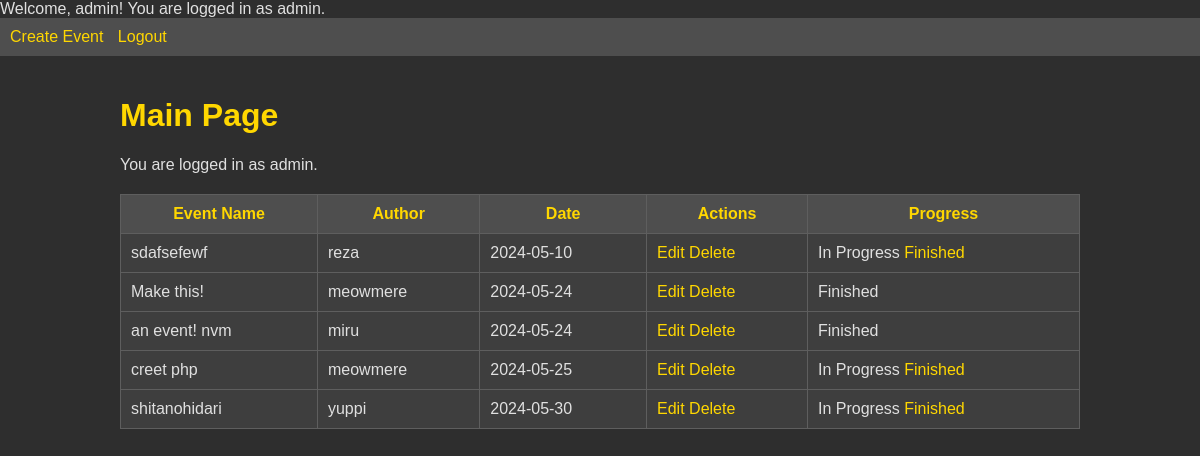
/index.php (signed in), run on the app's committed database.
### tables this page shows
CREATE TABLE `events` (
  `id` int(11) NOT NULL,
  `event_name` varchar(255) NOT NULL,
  `author` varchar(50) NOT NULL,
  `date` date NOT NULL,
  `progress` enum('In Progress','Finished','Past Deadline') NOT NULL DEFAULT 'In Progress'
);

### index.php (the view, shortened to what this page needs)
<?php
require 'config.php';
echo "Welcome, " . htmlspecialchars($_SESSION['username']) . "! You are logged in as " . htmlspecialchars($_SESSION['role']) . ".";
$stmt = $conn->prepare("SELECT id, event_name, author, date, progress FROM events ORDER BY date ASC");
$stmt->execute();
$stmt->bind_result($id, $event_name, $author, $date, $progress);
?>
<!DOCTYPE html>
<html>
<head>
    <link rel="stylesheet" href="style.css?v=<?php echo time(); ?>">
</head>
<body>
    <nav>
        <a href="create_event.php">Create Event</a>
        <a href="logout.php">Logout</a>
    </nav>
    <div class="container">
        <h1>Main Page</h1>
        <p>You are logged in as <?php echo htmlspecialchars($_SESSION['role']); ?>.</p>
        <table>
            <tr>
                <th>Event Name</th>
                <th>Author</th>
                <th>Date</th>
                <th>Actions</th>
                <th>Progress</th>
            </tr>
            <?php while ($stmt->fetch()): ?>
            <tr>
                <td><?php echo htmlspecialchars($event_name); ?></td>
                <td><?php echo htmlspecialchars($author); ?></td>
                <td><?php echo htmlspecialchars($date); ?></td>
                <td>
                    <?php if ($_SESSION['username'] == $author || $_SESSION['role'] == 'admin'): ?>
                    <a href="edit_event.php?id=<?php echo $id; ?>">Edit</a>
                    <a href="delete_event.php?id=<?php echo $id; ?>">Delete</a>
                    <?php endif; ?>
                </td>
                <td>
                    <?php echo htmlspecialchars($progress); ?>
                    <?php if ($progress == 'In Progress' && ($_SESSION['username'] == $author || $_SESSION['role'] == 'admin')): ?>
                    <a href="finish_event.php?id=<?php echo $id; ?>">Finished</a>
                    <?php endif; ?>
                </td>
            </tr>
            <?php endwhile; ?>
        </table>
    </div>
</body>
</html>

### style.css (style rules this page uses)
body { background-color: #2E2E2E; color: #E0E0E0; font-family: Arial, sans-serif; margin: 0; padding: 0; }
h1, h2, h3, h4, h5, h6 { color: #FFD700; }
a { color: #FFD700; text-decoration: none; }
.container { width: 80%; margin: 0 auto; padding: 20px; }
table { width: 100%; border-collapse: collapse; margin-top: 20px; }
th, td { padding: 10px; border: 1px solid #5E5E5E; }
th { background-color: #4E4E4E; color: #FFD700; }
td { background-color: #3E3E3E; }
nav { background-color: #4E4E4E; padding: 10px; }
nav a { margin-right: 10px; color: #FFD700; }

### data on the page
events: event_name "sdafsefewf", author "reza", date "2024-05-10", progress "In Progress"
events: event_name "Make this!", author "meowmere", date "2024-05-24", progress "Finished"
events: event_name "an event! nvm", author "miru", date "2024-05-24", progress "Finished"
events: event_name "creet php", author "meowmere", date "2024-05-25", progress "In Progress"
events: event_name "shitanohidari", author "yuppi", date "2024-05-30", progress "In Progress"

### other printed values
$_SESSION['username'] "admin"
$_SESSION['role'] "admin"
